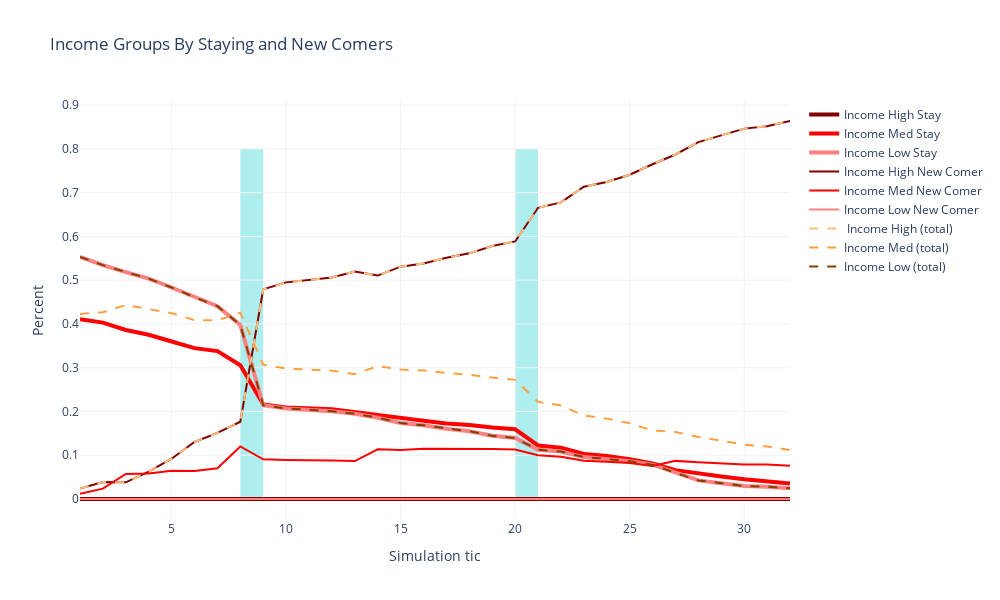

The code cell stored with this chart in its notebook:
### Code cell
fig = go.Figure()
for i in range(9):
    fig.add_trace(go.Scatter(
        x=graph15['tic'],
        y=graph15[percentList[i]],
        line=styleList[i],
        name=titlesList[i]
    ))

fig.add_shape(type="rect",
    x0=8, y0=0,
    x1=9, y1=0.8,
    line=dict(
        color="LightSeaGreen",
        width=0,
    ),layer='below',
    fillcolor="PaleTurquoise",
)

fig.add_shape(type="rect",
    x0=20, y0=0,
    x1=21, y1=0.8,
    line=dict(
        color="LightSeaGreen",
        width=0,
    ),layer='below',
    fillcolor="PaleTurquoise",visible=True
)
fig.update_layout(width=1000,height=600, title='Income Groups By Staying and New Comers')
fig.update_yaxes(title='Percent',gridwidth=1, gridcolor=gridBG,zerolinewidth=1,zerolinecolor='lightgrey')
fig.update_xaxes(title='Simulation tic',gridwidth=1, gridcolor=gridBG,zerolinewidth=1,zerolinecolor='lightgrey')
fig.update_layout(showlegend=True,plot_bgcolor='rgba(0,0,0,0)')
fig.show()

### Figure 1 — Plotly figure (JSON) as saved in the notebook; plotly's stock layout.template omitted (floating-point values rounded to 4 significant figures)
{"data": [{"line": {"color": "hsv(0,100%,50%)", "width": 4}, "name": "Income High Stay", "type": "scatter", "x": [1, 2, 3, 4, 5, 6, 7, 8, 9, 10, 12, 13, 14, 15, 16, 17, 18, 19, 20, 21, 22, 23, 24, 25, 26, 27, 28, 29, 30, 31, 32], "y": [0, 0, 0, 0, 0, 0, 0, 0, 0, 0, 0, 0, 0, 0, 0, 0, 0, 0, 0, 0, 0, 0, 0, 0, 0, 0, 0, 0, 0, 0, 0]}, {"line": {"color": "hsv(0,100%,100%)", "width": 4}, "name": "Income Med Stay", "type": "scatter", "x": [1, 2, 3, 4, 5, 6, 7, 8, 9, 10, 12, 13, 14, 15, 16, 17, 18, 19, 20, 21, 22, 23, 24, 25, 26, 27, 28, 29, 30, 31, 32], "y": [0.4107, 0.403, 0.3862, 0.3754, 0.36, 0.3447, 0.3379, 0.3056, 0.2161, 0.2089, 0.2052, 0.1986, 0.1901, 0.1839, 0.1786, 0.1728, 0.1692, 0.1634, 0.1593, 0.1223, 0.1171, 0.1031, 0.09849, 0.09075, 0.08124, 0.06597, 0.05794, 0.05155, 0.04495, 0.04126, 0.03567]}, {"line": {"color": "hsv(0,50%,100%)", "width": 4}, "name": "Income Low Stay", "type": "scatter", "x": [1, 2, 3, 4, 5, 6, 7, 8, 9, 10, 12, 13, 14, 15, 16, 17, 18, 19, 20, 21, 22, 23, 24, 25, 26, 27, 28, 29, 30, 31, 32], "y": [0.5534, 0.5345, 0.5185, 0.5036, 0.4833, 0.4609, 0.4407, 0.3978, 0.2141, 0.2069, 0.2007, 0.1947, 0.1857, 0.1735, 0.1683, 0.1608, 0.1549, 0.1444, 0.1393, 0.1124, 0.1085, 0.09576, 0.09184, 0.08604, 0.07849, 0.05967, 0.04249, 0.03625, 0.02965, 0.02825, 0.02429]}, {"line": {"color": "hsv(0,100%,50%)", "width": 2}, "name": "Income High New Comer", "type": "scatter", "x": [1, 2, 3, 4, 5, 6, 7, 8, 9, 10, 12, 13, 14, 15, 16, 17, 18, 19, 20, 21, 22, 23, 24, 25, 26, 27, 28, 29, 30, 31, 32], "y": [0.02397, 0.03879, 0.0381, 0.06257, 0.09201, 0.1303, 0.1512, 0.1765, 0.479, 0.495, 0.5062, 0.5199, 0.5106, 0.5308, 0.5381, 0.5513, 0.5614, 0.5781, 0.5885, 0.6655, 0.6779, 0.7136, 0.7245, 0.741, 0.7649, 0.7872, 0.8157, 0.8304, 0.8464, 0.8518, 0.8638]}, {"line": {"color": "hsv(0,100%,100%)", "width": 2}, "name": "Income Med New Comer", "type": "scatter", "x": [1, 2, 3, 4, 5, 6, 7, 8, 9, 10, 12, 13, 14, 15, 16, 17, 18, 19, 20, 21, 22, 23, 24, 25, 26, 27, 28, 29, 30, 31, 32], "y": [0.01198, 0.02371, 0.05714, 0.05839, 0.06471, 0.06413, 0.07016, 0.1201, 0.09079, 0.08916, 0.08787, 0.08676, 0.1137, 0.1118, 0.115, 0.1152, 0.1144, 0.1141, 0.1129, 0.0999, 0.09648, 0.08755, 0.08518, 0.08219, 0.07535, 0.0871, 0.08392, 0.08181, 0.07906, 0.07871, 0.07626]}, {"line": {"color": "hsv(0,50%,100%)", "width": 2}, "name": "Income Low New Comer", "type": "scatter", "x": [1, 2, 3, 4, 5, 6, 7, 8, 9, 10, 12, 13, 14, 15, 16, 17, 18, 19, 20, 21, 22, 23, 24, 25, 26, 27, 28, 29, 30, 31, 32], "y": [0, 0, 0, 0, 0, 0, 0, 0, 0, 0, 0, 0, 0, 0, 0, 0, 0, 0, 0, 0, 0, 0, 0, 0, 0, 0, 0, 0, 0, 0, 0]}, {"line": {"color": "hsv(30,50%,100%)", "dash": "dash"}, "name": " Income High (total)", "type": "scatter", "x": [1, 2, 3, 4, 5, 6, 7, 8, 9, 10, 12, 13, 14, 15, 16, 17, 18, 19, 20, 21, 22, 23, 24, 25, 26, 27, 28, 29, 30, 31, 32], "y": [0.02397, 0.03879, 0.0381, 0.06257, 0.09201, 0.1303, 0.1512, 0.1765, 0.479, 0.495, 0.5062, 0.5199, 0.5106, 0.5308, 0.5381, 0.5513, 0.5614, 0.5781, 0.5885, 0.6655, 0.6779, 0.7136, 0.7245, 0.741, 0.7649, 0.7872, 0.8157, 0.8304, 0.8464, 0.8518, 0.8638]}, {"line": {"color": "hsv(30,75%,100%)", "dash": "dash"}, "name": "Income Med (total)", "type": "scatter", "x": [1, 2, 3, 4, 5, 6, 7, 8, 9, 10, 12, 13, 14, 15, 16, 17, 18, 19, 20, 21, 22, 23, 24, 25, 26, 27, 28, 29, 30, 31, 32], "y": [0.4227, 0.4267, 0.4434, 0.4338, 0.4247, 0.4088, 0.4081, 0.4256, 0.3069, 0.2981, 0.2931, 0.2853, 0.3037, 0.2957, 0.2936, 0.2879, 0.2837, 0.2775, 0.2722, 0.2222, 0.2136, 0.1906, 0.1837, 0.1729, 0.1566, 0.1531, 0.1419, 0.1334, 0.124, 0.12, 0.1119]}, {"line": {"color": "hsv(30,100%,50%)", "dash": "dash"}, "name": "Income Low (total)", "type": "scatter", "x": [1, 2, 3, 4, 5, 6, 7, 8, 9, 10, 12, 13, 14, 15, 16, 17, 18, 19, 20, 21, 22, 23, 24, 25, 26, 27, 28, 29, 30, 31, 32], "y": [0.5534, 0.5345, 0.5185, 0.5036, 0.4833, 0.4609, 0.4407, 0.3978, 0.2141, 0.2069, 0.2007, 0.1947, 0.1857, 0.1735, 0.1683, 0.1608, 0.1549, 0.1444, 0.1393, 0.1124, 0.1085, 0.09576, 0.09184, 0.08604, 0.07849, 0.05967, 0.04249, 0.03625, 0.02965, 0.02825, 0.02429]}], "layout": {"height": 600, "plot_bgcolor": "rgba(0, 0, 0, 0)", "shapes": [{"fillcolor": "PaleTurquoise", "layer": "below", "line": {"color": "LightSeaGreen", "width": 0}, "type": "rect", "x0": 8, "x1": 9, "y0": 0, "y1": 0.8}, {"fillcolor": "PaleTurquoise", "layer": "below", "line": {"color": "LightSeaGreen", "width": 0}, "type": "rect", "visible": true, "x0": 20, "x1": 21, "y0": 0, "y1": 0.8}], "showlegend": true, "title": {"text": "Income Groups By Staying and New Comers"}, "width": 1000, "xaxis": {"autorange": true, "gridcolor": "#f2f2f2", "gridwidth": 1, "range": [1, 32], "title": {"text": "Simulation tic"}, "type": "linear", "zerolinecolor": "lightgrey", "zerolinewidth": 1}, "yaxis": {"autorange": true, "gridcolor": "#f2f2f2", "gridwidth": 1, "range": [-0.04799, 0.9118], "title": {"text": "Percent"}, "type": "linear", "zerolinecolor": "lightgrey", "zerolinewidth": 1}}}
